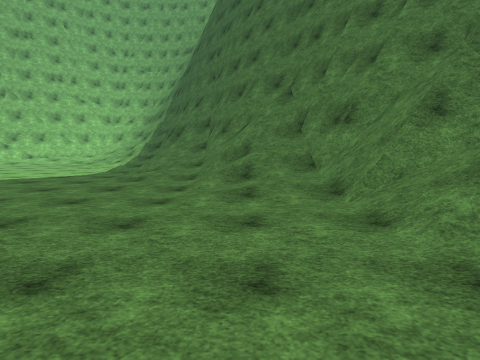
[1] (above)

16 first-person views from a walk through a Unity game level. The camera is 1.5 m above the floor, tilts 6° down and sees 80° across. The floor is counted in squares, 2 m on a side. Each view is taken from the middle of a square. On the plan, view 1 faces up. The plan holds only what a view shows up to about 10 squares ahead; the rest is blank. The place goes on beyond the plan. Surface patterns are stand-ins for the level's own textures.

[2]
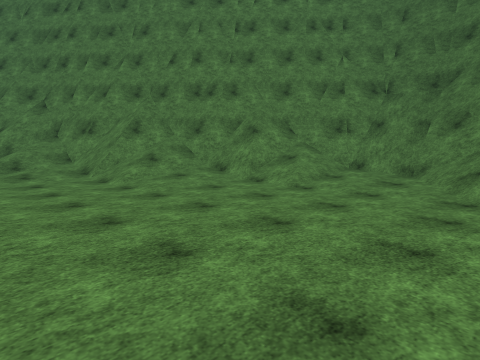

[3]
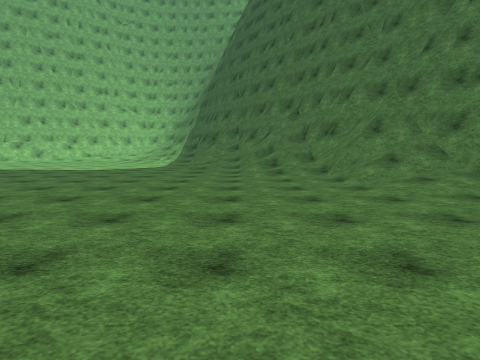

[4]
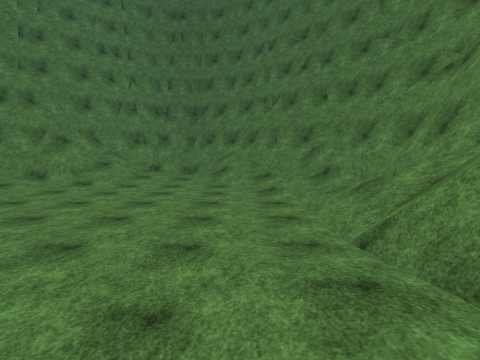

[5]
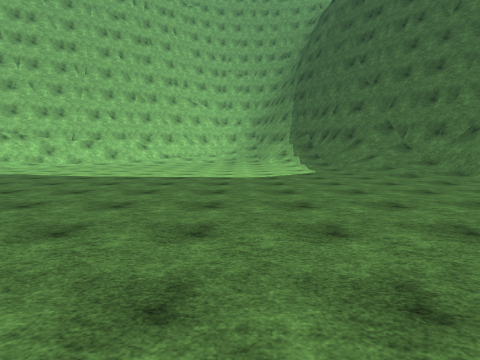

[6]
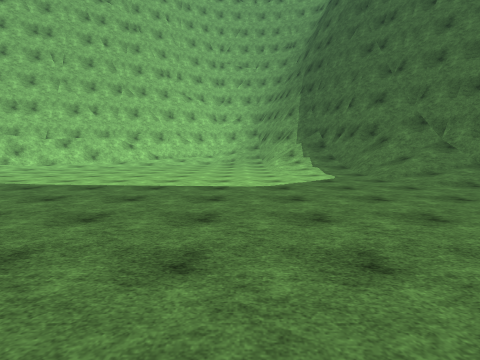

[7]
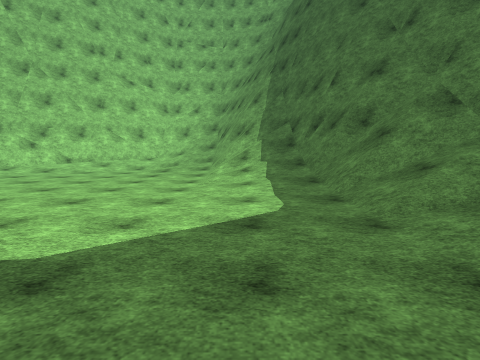

[8]
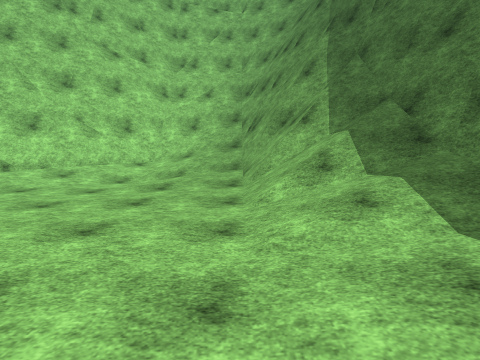

[9]
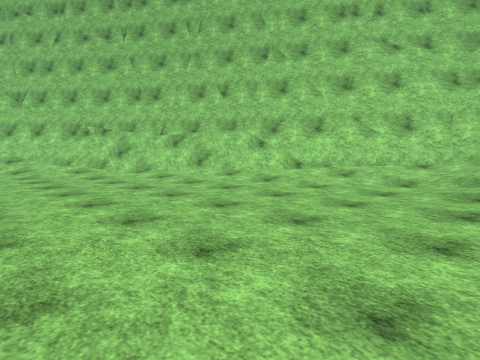

[10]
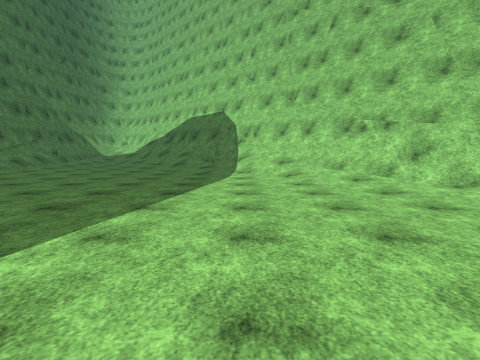

[11]
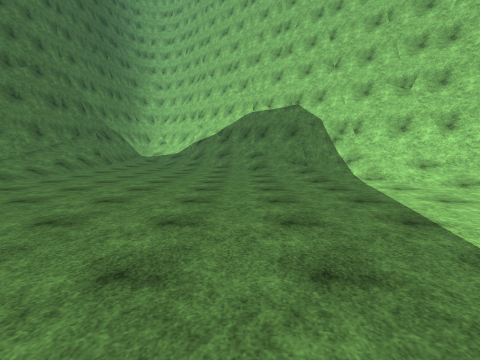

[12]
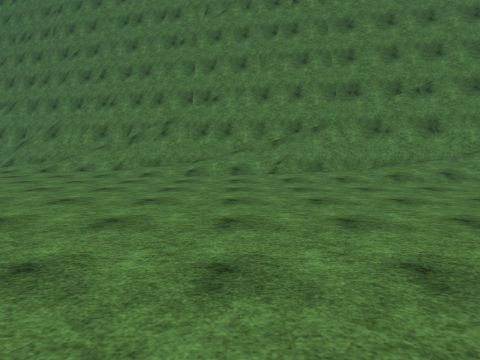

[13]
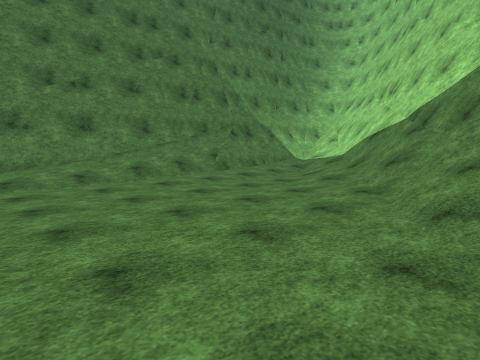

[14]
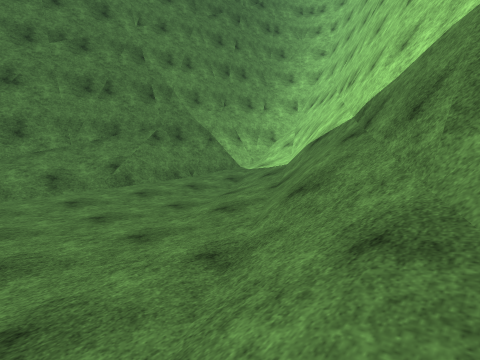

[15]
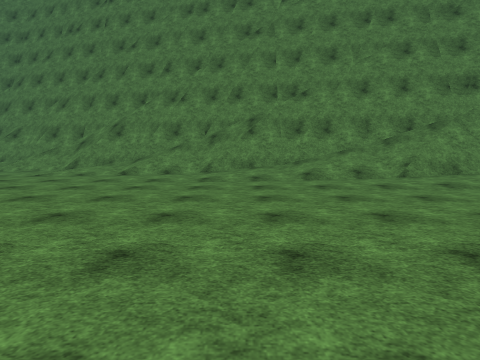

[16]
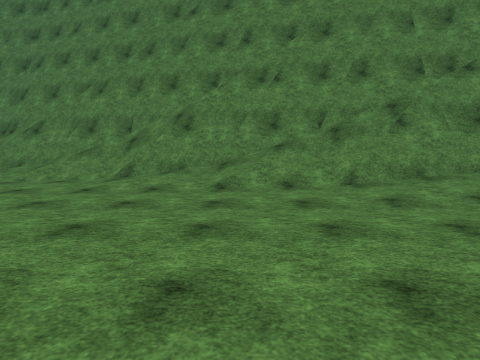

### Floor plan
Key: @ floor where view 1 was taken; # wall or solid block; . main floor; : floor 0.25 m higher than the main floor; + floor 0.5 m higher than the main floor; * floor 0.75 m higher than the main floor; / step, stairs or slope; = window, fence, low wall or low ledge; v drop or lower ground.
Columns run from 30 left of view 1 to 9 right of it. Each row starts with its distance up from view 1.
 19                      ###=
 18                     ##//#
 17                     ##//##
 16                 #####///####
 15               ###///:.:+///#
 14              ##///:....:///#
 13             ##//:.......///#
 12            ##=/..........//##
 11           ###+...........:+###
 10         ###//............:://##
  9         #///...............//###
  8        #==+:...............//=###
  7       ##//.................::///#
  6     ###//....................///##
  5   ###///:.....................//=##
  4   #///+.......................::=###
  3  ###//..........................//####
  2 ##=//...........................:+///#
  1 #//*++:::.......................::///#
  0 #####//////+::................@...///###
 -1    ##########v#//::................:+//#
 -2            ##/////+::..............:://#
 -3             #######///++...........//###
 -4                  #######///::.....//##
 -5                       #####==/..//###
 -6                          ###//////##
 -7                           #########

Positions as (right, up) in squares from view 1, and headings:
1: (0, 0), facing up
2: (-1, -4), facing up-right
3: (-1, -4), facing up
4: (-4, -4), facing right
5: (-7, -1), facing up
6: (-7, 1), facing up
7: (-5, 5), facing up
8: (-6, 9), facing up
9: (-7, 9), facing up-left
10: (-10, 9), facing left
11: (-12, 6), facing left
12: (-15, 7), facing down
13: (-18, 7), facing down-left
14: (-21, 7), facing down-left
15: (-12, 6), facing down
16: (-9, 3), facing down
